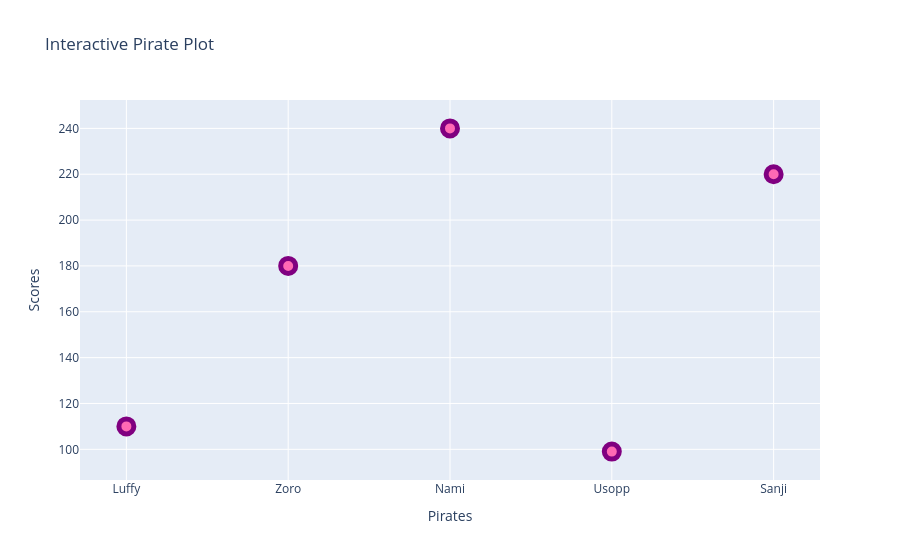

The notebook cell saved with this chart:
### Code cell
graph = go.Figure()

graph.add_trace(go.Scatter(
    x=x1,
    y=y1,
    mode = 'markers',
    marker = dict(size = 15,
                  color = 'hotpink',
                  opacity = 1,
                  line = dict(width = 5, color = 'purple'))
))

graph.update_layout(title = 'Interactive Pirate Plot',
                    xaxis_title = 'Pirates',
                    yaxis_title = 'Score')

### Figure 1 — Plotly figure (JSON) as saved in the notebook; plotly's stock layout.template omitted (floating-point values rounded to 4 significant figures)
{"data": [{"marker": {"color": "hotpink", "line": {"color": "purple", "width": 5}, "opacity": 1, "size": 15}, "mode": "markers", "type": "scatter", "x": ["Luffy", "Zoro", "Nami", "Usopp", "Sanji"], "y": [110, 180, 240, 99, 220]}], "layout": {"title": {"text": "Interactive Pirate Plot"}, "xaxis": {"title": {"text": "Pirates"}}, "yaxis": {"title": {"text": "Scores"}}}}
